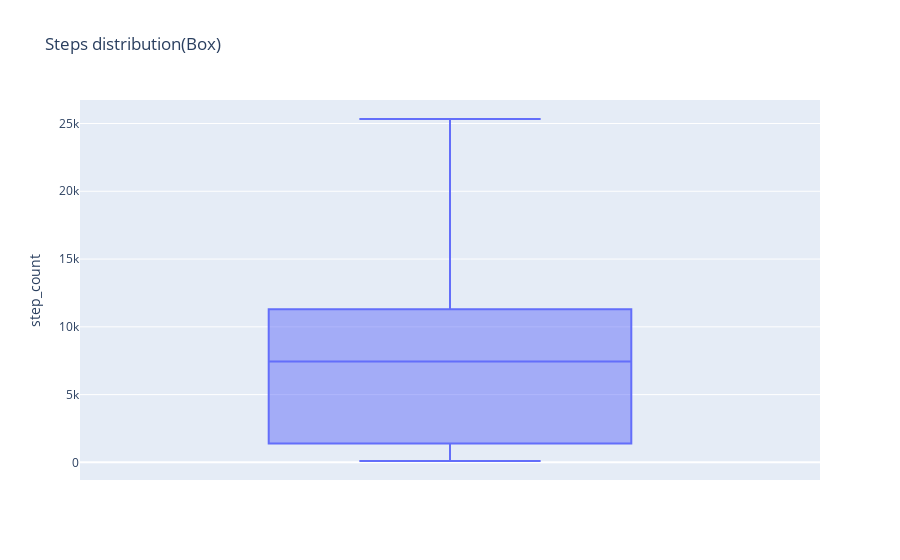

Notebook code for this chart:
### Markdown cell above
From this histogram, the majority of my steps are in the 1000 steps range

### Code cell
step_fig_box = px.box(steps, y='step_count',title='Steps distribution(Box)', height = 700)
step_fig_box.show()

### Figure 1 — Plotly figure (JSON) as saved in the notebook; plotly's stock layout.template omitted (floating-point values rounded to 4 significant figures; data arrays with more than 128 entries replaced by an {"elided": "..."} marker saying what was removed)
{"data": [{"alignmentgroup": "True", "hovertemplate": "step_count=%{y}<extra></extra>", "legendgroup": "", "marker": {"color": "#636efa"}, "name": "", "notched": false, "offsetgroup": "", "orientation": "v", "showlegend": false, "type": "box", "x0": " ", "xaxis": "x", "y": {"elided": "1959 int values"}, "y0": " ", "yaxis": "y"}], "layout": {"autosize": true, "boxmode": "group", "legend": {"tracegroupgap": 0}, "title": {"text": "Steps distribution(Box)"}, "xaxis": {"anchor": "y", "autorange": true, "domain": [0, 1], "range": [-0.5, 0.5], "type": "category"}, "yaxis": {"anchor": "x", "autorange": true, "domain": [0, 1], "range": [-1301.0, 26730.0], "title": {"text": "step_count"}, "type": "linear"}}}
